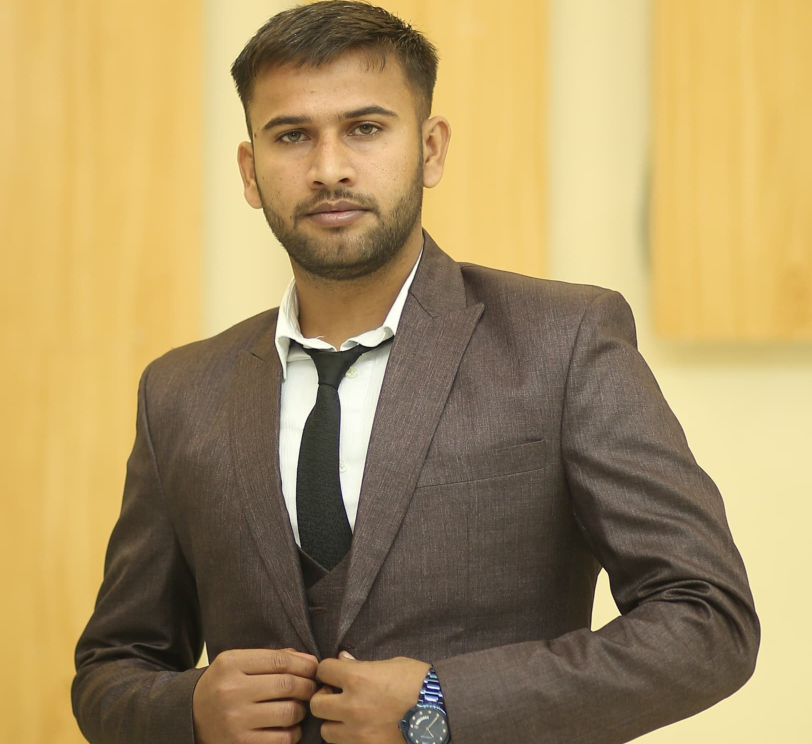
#> input picture friend_images/Zohaib.jpg, 1624 x 1488 px (shown at 1/2 size)
$ python -i Attendence_students.py   (imports and definitions only)
#> lines starting #> are read from the running program, lines starting #| are printed output that depends on the picture
import streamlit as st
import cv2
import numpy as np
import PIL.Image
from io import BytesIO
import base64
import time
import math
import pandas as pd
from datetime import datetime
import os
from pathlib import Path

# Set page configuration
# [52 lines not run here, left out]

# Configuration flags
USE_DNN_DETECTOR = True      # Toggle between Haar Cascade and DNN detector
ENABLE_EMOTION_DETECTION = True # Enable emotion detection
ENABLE_FRIEND_INFO = True    # Enable friend information display
ENABLE_ANIMATIONS = True     # Enable animation effects

# Animation settings
PULSE_SPEED = 2.0            # Speed of pulsing animations
SLIDE_SPEED = 15             # Speed of sliding animations (pixels per frame)
FADE_SPEED = 0.1             # Speed of fade-in animations (alpha per frame)

# Initialize session state variables
if 'frame_count' not in st.session_state:
    st.session_state.frame_count = 0
if 'face_detected' not in st.session_state:
    st.session_state.face_detected = False
if 'current_friend' not in st.session_state:
    st.session_state.current_friend = None
if 'search_history' not in st.session_state:
    st.session_state.search_history = []
if 'last_seen_friends' not in st.session_state:
    st.session_state.last_seen_friends = []
if 'is_unknown_user' not in st.session_state:
    st.session_state.is_unknown_user = False
if 'registering_new_friend' not in st.session_state:
    st.session_state.registering_new_friend = False

# Load emotion labels
emotion_labels = ['neutral', 'happy', 'surprise', 'sad', 'anger', 'disgust', 'fear', 'contempt']

# Create a directory for friend face images if it doesn't exist
image_dir = Path("friend_images")
# [1 line not run here, left out]

# Sample friend profiles database with expanded information and image paths
friend_profiles = {
    "friend1": {
        "id": "FR-2025-001",
        "name": "Zohaib Ali Dayo",
        "age": 21,
        "category": "Me",
        "since": "2018",
        "interests": "Hacking, Coding",
        "relationship_score": 100,
        "last_seen": "2025-02-25",
        "contact": "zohaib@example.com",
        "location": "New York",
        "meetings": 45,
        "recent_activity": "Coding meetup at Tech Hub",
        "conversation_topics": ["AI projects", "Cybersecurity", "New programming languages"],
        "image_path": "friend_images/Zohaib.jpg"  # Fixed path
    },
    "friend2": {
        "id": "FR-2025-002",
        "name": "Babar Ali Dayo",
        "age": 24,
        "category": "Brother",
        "since": "2022",
        "interests": "Data Science, Hiking",
        "relationship_score": 100,
        "last_seen": "2025-02-20",
        "contact": "Babar.j@example.com",
        "location": "Boston",
        "meetings": 28,
        "recent_activity": "Project collaboration meeting",
        "conversation_topics": ["Data visualization", "Team management", "Project deadlines"],
        "image_path": "friend_images/Babar.jpg"  # Fixed path
    }
}

# Interaction history database (simulated)
interaction_history = [
    {"friend_id": "FR-2025-001", "date": "2025-02-25", "duration": 45, "location": "Coffee Shop", "notes": "Discussed new coding project ideas"},
    {"friend_id": "FR-2025-001", "date": "2025-02-10", "duration": 120, "location": "Tech Meetup", "notes": "Attended workshop together"},
    {"friend_id": "FR-2025-002", "date": "2025-02-20", "duration": 30, "location": "Office", "notes": "Project planning meeting"},
    {"friend_id": "FR-2025-002", "date": "2025-01-15", "duration": 60, "location": "Conference Call", "notes": "Quarterly review"},
    {"friend_id": "FR-2025-003", "date": "2025-02-15", "duration": 90, "location": "University Library", "notes": "Research collaboration"},
    {"friend_id": "FR-2025-003", "date": "2025-01-30", "duration": 120, "location": "Online Study Group", "notes": "Algorithm practice session"}
]

# Convert to DataFrame for easier filtering
interaction_df = pd.DataFrame(interaction_history)

# Functions for Face Detection and Recognition

@st.cache_resource
def load_face_detection_models():
    """Load the face detection and emotion recognition models"""
    models = {}

    try:
        # Load face detector
        face_detector = cv2.CascadeClassifier(cv2.data.haarcascades + 'haarcascade_frontalface_default.xml')
        models['face_detector'] = face_detector

        # Load face recognizer - using LBPH Face Recognizer which works well with Haar cascades
        try:
            face_recognizer = cv2.face.LBPHFaceRecognizer_create()
            models['face_recognizer'] = face_recognizer
        except AttributeError:
            # For older OpenCV versions
            face_recognizer = cv2.face.createLBPHFaceRecognizer()
            models['face_recognizer'] = face_recognizer

        # Create and train face recognizer if there are face images available
        train_face_recognizer(models)

        # Placeholder for emotion detection model
        models['emotion_detector'] = None

    except Exception as e:
        st.error(f"Error loading models: {str(e)}")
        models = None

    return models

def train_face_recognizer(models):
    """Train the face recognizer with the friend images"""
    # Check if we have images to train with
    faces = []
    labels = []
    label_map = {}  # Map numeric labels to friend keys

    label_idx = 0
    for friend_key, friend_info in friend_profiles.items():
        img_path = friend_info['image_path']

        # Create dummy face for testing if image doesn't exist
        if not os.path.exists(img_path):
            # Ensure directory exists
            os.makedirs(os.path.dirname(img_path), exist_ok=True)

            dummy_face = np.ones((100, 100), dtype=np.uint8) * 200
            cv2.imwrite(img_path, dummy_face)
            st.warning(f"Created dummy face image for {friend_info['name']} at {img_path}")

        try:
            img = cv2.imread(img_path, cv2.IMREAD_GRAYSCALE)
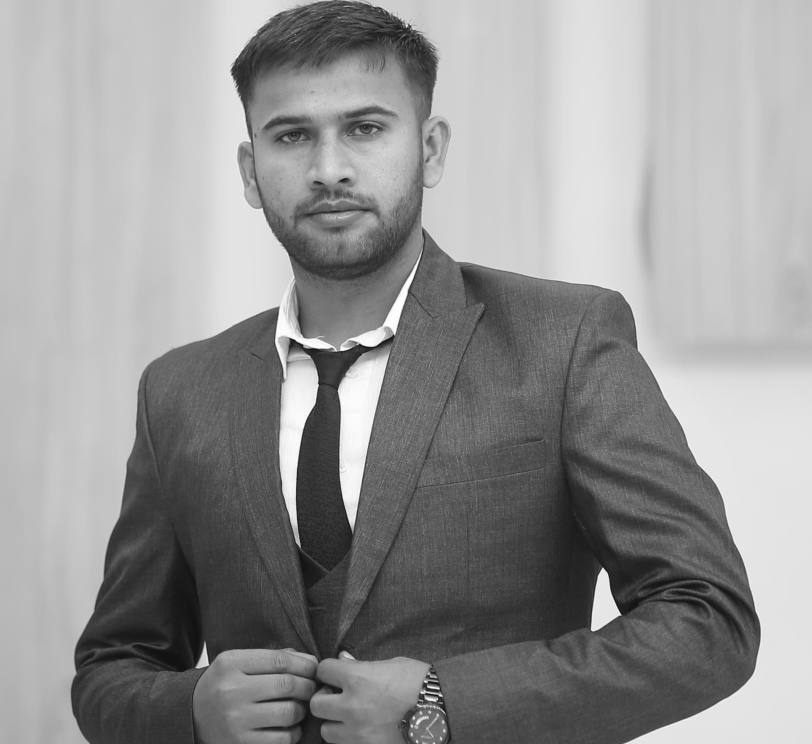
#> img: shape (1488, 1624) (shown at 1/2 size); min 3, max 255, mean 147.3
            if img is not None:
                # Detect face in the image
                detected_faces = models['face_detector'].detectMultiScale(
                    img, scaleFactor=1.1, minNeighbors=5, minSize=(30, 30))
#> detected_faces = [[449, 102, 422, 422]]

                for (x, y, w, h) in detected_faces:
                    face_roi = img[y:y+h, x:x+w]
                    # Resize face to ensure consistent size
                    face_roi = cv2.resize(face_roi, (100, 100))
                    faces.append(face_roi)
                    labels.append(label_idx)
#> this loop made 1 pass
#> pass 1, in train_face_recognizer, `face_roi = img[y:y+h, x:x+w]`:
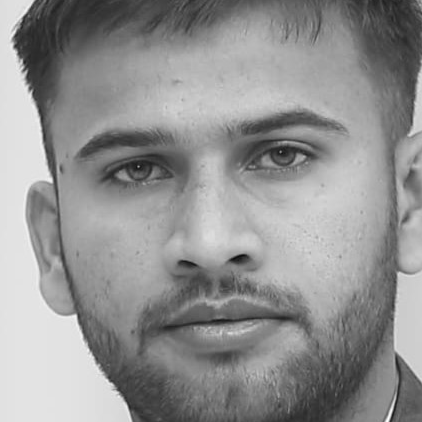
#> face_roi: shape (422, 422); min 12, max 255, mean 145.6
#> pass 1, in train_face_recognizer, `face_roi = cv2.resize(face_roi, (100, 100))`:
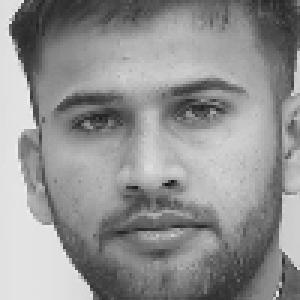
#> face_roi: shape (100, 100) (shown 3 times larger); min 21, max 238, mean 145.4
#> after the loop, faces = 1 item; labels = [0]

                # If no face detected, use the whole image
                if len(detected_faces) == 0:
                    img_resized = cv2.resize(img, (100, 100))
                    faces.append(img_resized)
                    labels.append(label_idx)

                label_map[label_idx] = friend_key
                label_idx += 1
        except Exception as e:
            st.warning(f"Could not process image {img_path}: {str(e)}")
#> pass 2 of the loop in train_face_recognizer, `for friend_key, friend_info in friend_profiles.items():`:
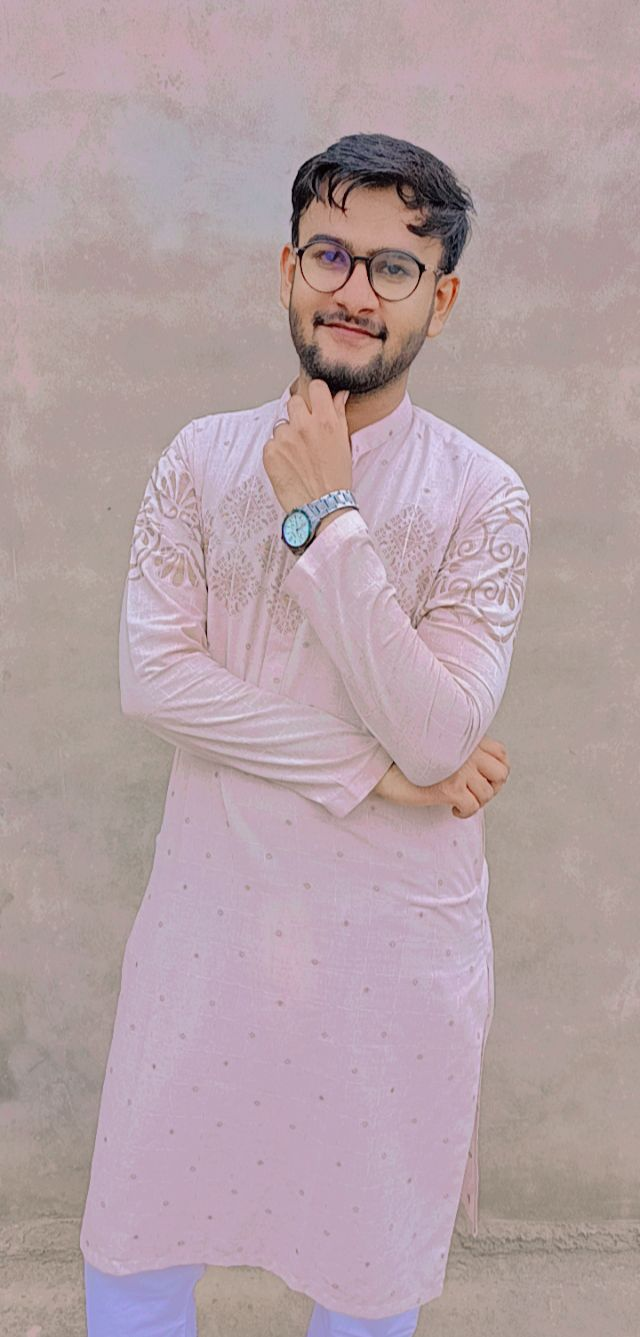
#> input picture friend_images/Babar.jpg, 640 x 1337 px
#> in train_face_recognizer, `img = cv2.imread(img_path, cv2.IMREAD_GRAYSCALE)`:
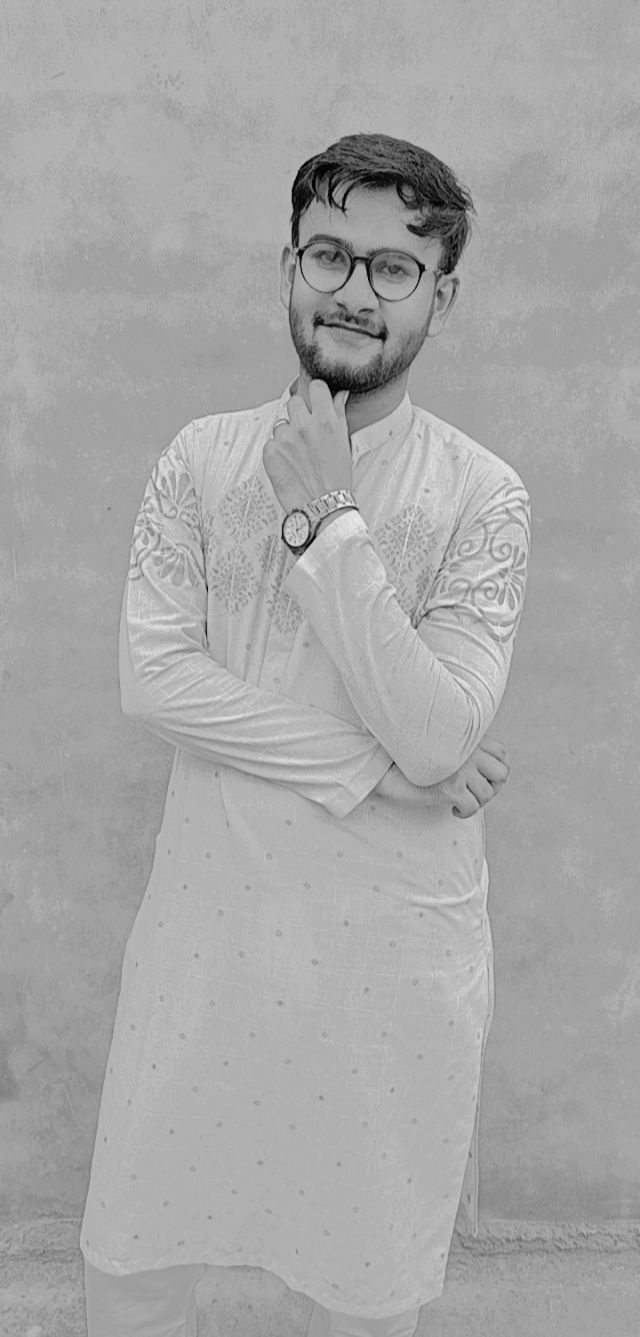
#> img: shape (1337, 640); min 0, max 235, mean 166.5
#> detected_faces = [[250, 176, 212, 212]]
#> the loop in train_face_recognizer, `for (x, y, w, h) in detected_faces:` made 1 pass
#> pass 1, in train_face_recognizer, `face_roi = cv2.resize(face_roi, (100, 100))`:
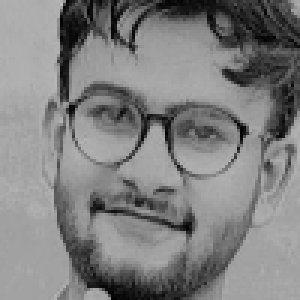
#> face_roi: shape (100, 100) (shown 3 times larger); min 0, max 188, mean 127.7
#> after the loop in train_face_recognizer, `for (x, y, w, h) in detected_faces:`: faces = 2 items; labels = [0, 1]

    # Save the label map in the model dictionary
    models['label_map'] = label_map

    # Train recognizer if we have faces
    if faces and labels:
        try:
            models['face_recognizer'].train(faces, np.array(labels))
            st.success(f"Face recognition model trained with {len(faces)} images for {len(label_map)} friends")
#> (this line was passed over: streamlit is not available in this run)
        except Exception as e:
            st.error(f"Error training face recognition model: {str(e)}")
    else:
        st.warning("No face data available for training. Recognition will not work properly.")

# [192 lines left out: functions detect_faces, detect_emotion, recognize_friend, get_friend_recent_interactions, draw_friend_card, draw_unknown_user_card and 1 more, not called in this run]

# App UI Components
def app_header():
    """Display app header section"""
    col1, col2 = st.columns([3, 1])

    with col1:
        st.title("👁️ Smart Friend Recognition System")
        st.subheader("Identify, track, and manage your social connections")

    with col2:
        st.markdown('<div class="card">', unsafe_allow_html=True)
        if st.session_state.face_detected:
            st.markdown('<h3 style="color:#4CAF50" class="pulse">⚡ ACTIVE</h3>', unsafe_allow_html=True)
        else:
            st.markdown('<h3 style="color:#FFA000">🔍 SEARCHING</h3>', unsafe_allow_html=True)

        st.metric("Friends in Database", len(friend_profiles))
        st.markdown('</div>', unsafe_allow_html=True)

# [189 lines left out: functions display_friend_details, display_history, display_recent_friends, friend_search, upload_profile_image, not called in this run]

def main():
    """Main application function"""
    # Load models
    models = load_face_detection_models()

    # Display app header
    app_header()
#> (the call stopped at in app_header, `col1, col2 = st.columns([3, 1])`: streamlit is not available in this run)

    # Create tabs for different app sections
#> (the run stopped early here; a loop or call above may not have finished)
